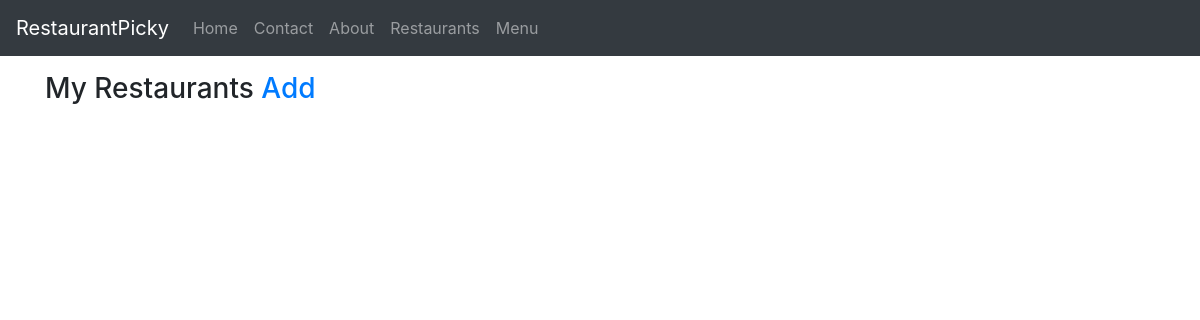
The page /restaurants/ (signed in) on the database as committed earlier.
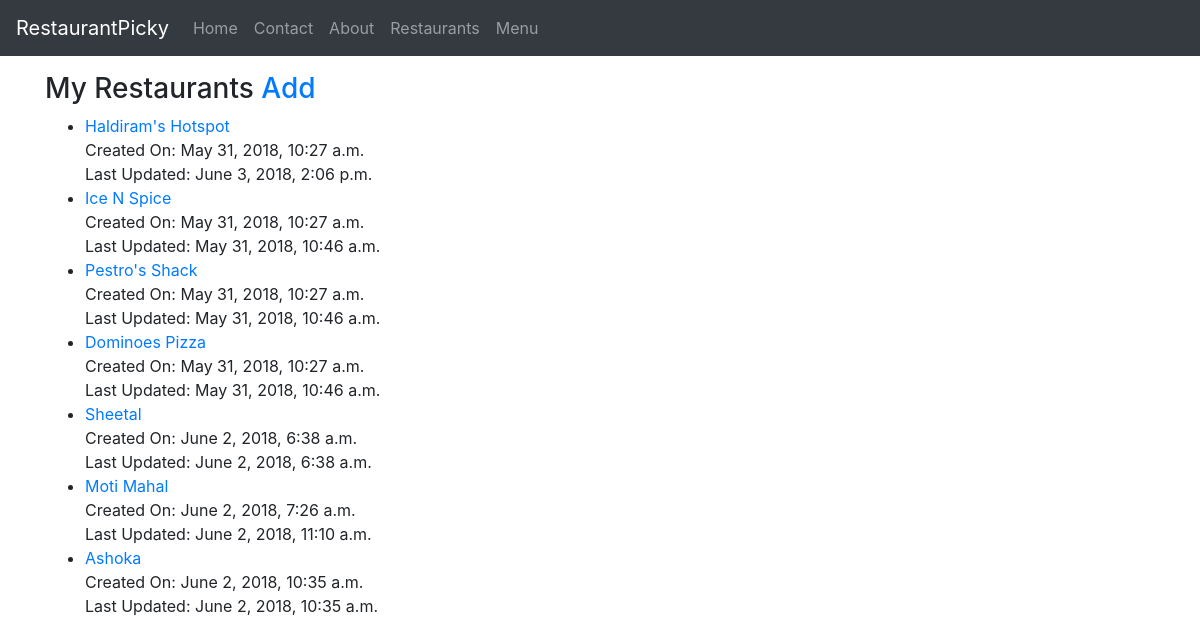
The same page on the database as committed later.
### restaurants/models.py (models this page shows, shortened)
class RestaurantLocation(models.Model):
	owner 		= models.ForeignKey(User) # class_instance.model_set.all()
	name 		= models.CharField(max_length=120)
	location 	= models.CharField(max_length=120, null=True, blank=True)
	city 		= models.CharField(max_length=120, null=True, blank=True)
	category 	= models.CharField(max_length=120, null=True, blank=True, validators=[validate_category])
	timestamp 	= models.DateTimeField(auto_now_add=True)
	updated 	= models.DateTimeField(auto_now=True)
	slug 		= models.SlugField(null=True, blank=True)
	objects = RestaurantLocationManager() # Important to add!!
	def __str__(self):
		return self.name

### restaurants/views.py (the view)
class RestaurantListView(ListView):
	def get_queryset(self):
		return RestaurantLocation.objects.filter(owner=self.request.user)

### restaurants/models.py (called while the page is built)
	def get_queryset(self):
		return RestaurantLocationQuerySet(self.model, using=self._db)

### restaurants/templates/restaurants/restaurantlocation_list.html
{% extends "base.html" %}
{% block content %}
	<h3>My Restaurants <a href="{% url 'restaurants:create' %}">Add</a></h3>
	<ul>
	{% for obj in object_list %}
		<li><a href="{% url 'restaurants:detail' slug=obj.slug %}">{{obj}}</a>
		<br>Created On: {{obj.timestamp}}
		<br>Last Updated: {{obj.updated}}
		</li>
	{% endfor %}
	</ul>
{% endblock content %}

### templates/base.html (shortened to what this page needs)
<!DOCTYPE html>
<html>
<head>
	{% include "snippets/css/css.html" %}
</head>
<body>
	<nav class="navbar navbar-expand-lg navbar-dark bg-dark">
	  <a class="navbar-brand" href="#">RestaurantPicky</a>
	  <div class="collapse navbar-collapse" id="navbarNav">
	    <ul class="navbar-nav">
	      <li class="nav-item">
	        <a class="nav-link" href="{% url 'home' %}">Home</a>
	      </li>
	      <li class="nav-item">
	        <a class="nav-link" href="{% url 'contact' %}">Contact</a>
	      </li>
	      <li class="nav-item">
	        <a class="nav-link" href="{% url 'about' %}">About</a>
	      </li>
	      {% if request.user.is_authenticated %}
	      <li class="nav-item">
	        <a class="nav-link" href="{% url 'restaurants:list' %}">Restaurants</a>
	      </li>
	      <li class="nav-item">
	        <a class="nav-link" href="{% url 'menu:list' %}">Menu</a>
	      </li>
	      {% endif %}
	    </ul>
	  </div>
	</nav>
	<p>
		<div class="container">
			{% block content %} {% endblock content %}
		</div>
	</p>
</body>
</html>

### templates/snippets/css/css.html (shortened to what this page needs)
<link rel="stylesheet" href="https://maxcdn.bootstrapcdn.com/bootstrap/4.0.0/css/bootstrap.min.css">

Rows that differ between the two databases and show on the page:
added RestaurantLocation: name "Haldiram's Hotspot", timestamp "May 31, 2018, 10:27 a.m.", updated "June 3, 2018, 2:06 p.m."
added RestaurantLocation: name "Ice N Spice", timestamp "May 31, 2018, 10:27 a.m.", updated "May 31, 2018, 10:46 a.m."
added RestaurantLocation: name "Pestro's Shack", timestamp "May 31, 2018, 10:27 a.m.", updated "May 31, 2018, 10:46 a.m."
added RestaurantLocation: name "Dominoes Pizza", timestamp "May 31, 2018, 10:27 a.m.", updated "May 31, 2018, 10:46 a.m."
added RestaurantLocation: name "Sheetal", timestamp "June 2, 2018, 6:38 a.m.", updated "June 2, 2018, 6:38 a.m."
added RestaurantLocation: name "Moti Mahal", timestamp "June 2, 2018, 7:26 a.m.", updated "June 2, 2018, 11:10 a.m."
added RestaurantLocation: name "Ashoka", timestamp "June 2, 2018, 10:35 a.m.", updated "June 2, 2018, 10:35 a.m."
